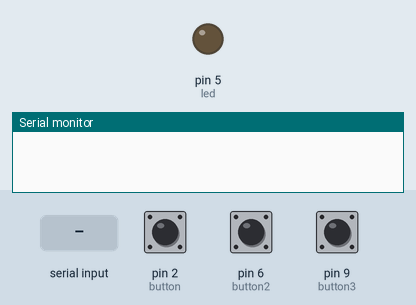
This sketch was run on a simulated Arduino Uno, built with avr-gcc and run on an emulated ATmega328P. Shown: output pins drawn as LEDs (lit = HIGH), the last lines printed to the serial monitor. Inputs (shaded band) come from the test bench; at power-on: pin 9 (button3) LOW, pin 2 (button) LOW, pin 6 (button2) LOW.

Above: at 1.2 s.
1.3 s: "1" received over Serial
At 1.6 s:
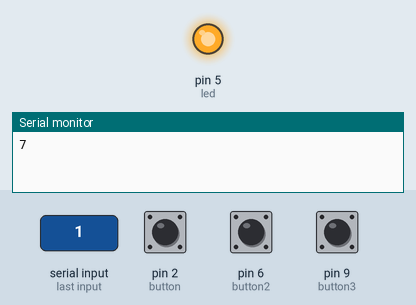
2.8 s: pin 9 (button3) pulled HIGH for 3.2 s
Timing chart, 0 to 5.8 s (numbered marks = the images above; inputs shaded):
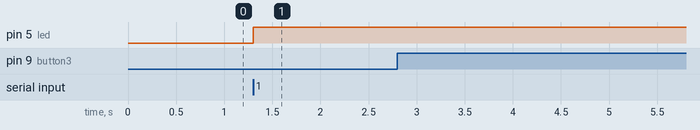

The sketch:

osi_model.ino
```cpp
int led = 5;
int button = 2;
int button2 = 6;
int led2 = 7;
int button3 = 9;
void setup() {
  // put your setup code here, to run once:
  pinMode(led, OUTPUT);
  pinMode(button, INPUT);
  Serial.begin(9600);
}

void loop() {
  // put your main code here, to run repeatedly:
  if (Serial.available()) {

      if (digitalRead(button) == LOW) {
      digitalWrite(led, HIGH);
      Serial.write('7');
      delay(1000);
    } else {
      digitalWrite(led, LOW);
    }
        if (digitalRead(button2) == LOW) {
       digitalWrite(led, HIGH);
      Serial.write('1');
      delay(1000);
    } else {
      digitalWrite(led, LOW);
    }
         if (digitalRead(button3) == LOW) {
      digitalWrite(led, HIGH);
      Serial.write('5');
      delay(1000);
    } else {
      digitalWrite(led, LOW);
    }

  }
}
```

Measured:
- after the input at 1.3 s, pin 5 (led): LOW → HIGH at once
